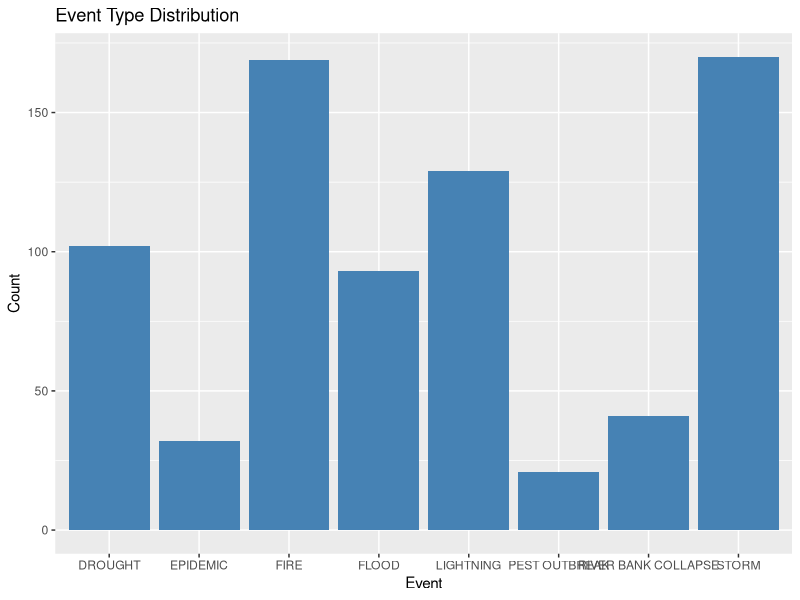
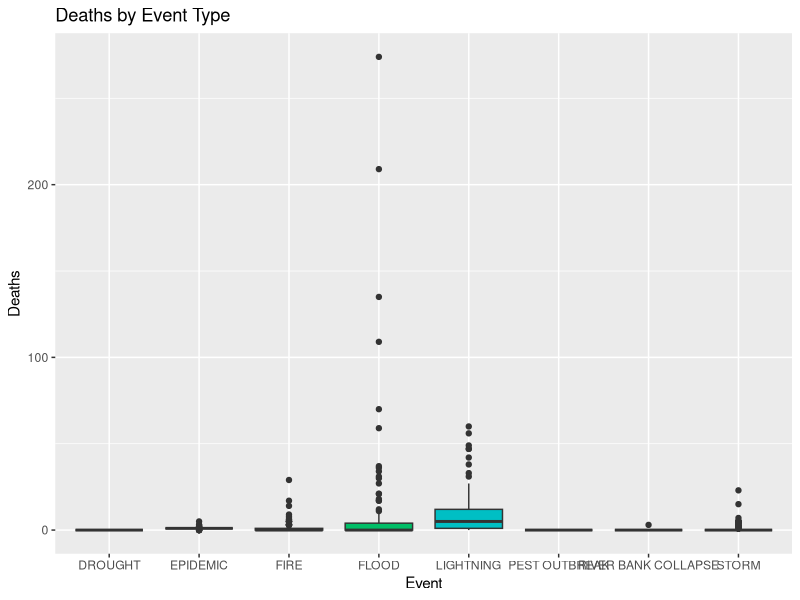
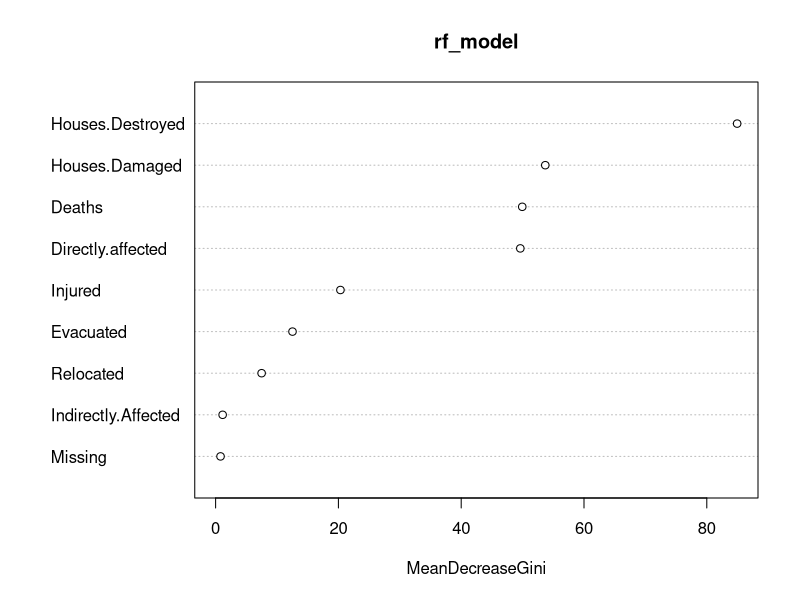
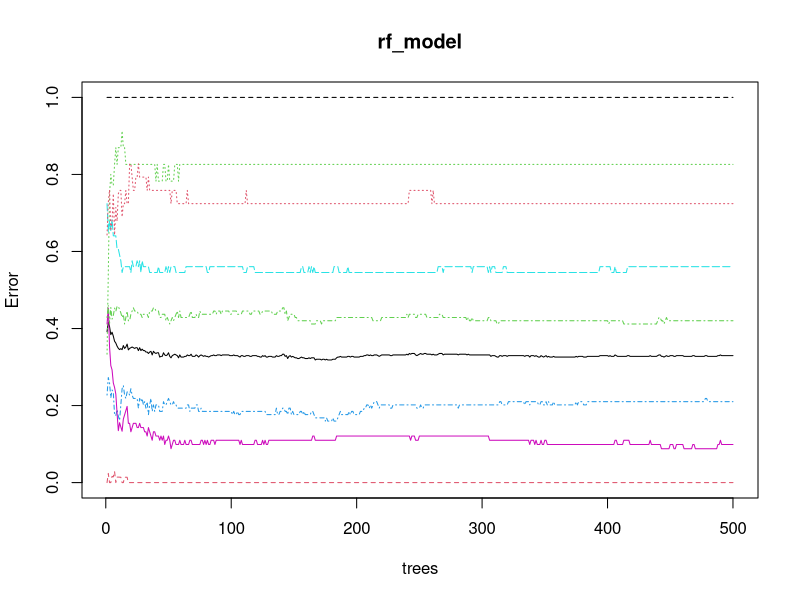

Write the R code that produced these figures, in order.
install.packages("tidyverse")
install.packages("caret")
install.packages("datasets")
install.packages("readxl")
install.packages("rpart")
install.packages("rpart.plot")
install.packages("randomForest")
install.packages("xgboost")
install.packages("ggpubr")

  # 加载必要的 R 包
library(tidyverse)
library(readr)

# 读取数据
data <- read.csv("Cambodia_data.csv")

# 查看数据前几行
head(data)

# 查看数据摘要
summary(data)


  # 检查缺失值
  sum(is.na(data)) # 返回数据集中缺失值总数

# 检查每列是否有缺失值
colSums(is.na(data))


  # 将 `Event` 转换为因子
  data$Event <- as.factor(data$Event)

# 查看因子的类别
levels(data$Event)


  # 统计不同事件的数量
  table(data$Event)

# 各数值变量的摘要统计
summary(data[, c("Deaths", "Injured", "Missing", "Houses.Destroyed", "Houses.Damaged")])


  library(ggplot2)

# 绘制事件类型的分布
ggplot(data, aes(x = Event)) +
  geom_bar(fill = "steelblue") +
  labs(title = "Event Type Distribution", x = "Event", y = "Count")

# 绘制不同事件的死亡人数分布箱线图
ggplot(data, aes(x = Event, y = Deaths, fill = Event)) +
  geom_boxplot() +
  labs(title = "Deaths by Event Type", x = "Event", y = "Deaths") +
  theme(legend.position = "none")


  # 加载机器学习相关包
  library(caret)

# 划分训练集和测试集
set.seed(123)
train_indices <- createDataPartition(data$Event, p = 0.7, list = FALSE)
trainset <- data[train_indices, ]
testset <- data[-train_indices, ]


  library(randomForest)

# 构建随机森林模型
set.seed(123)
rf_model <- randomForest(Event ~ Deaths + Injured + Missing + Houses.Destroyed +
                           Houses.Damaged + Directly.affected + Indirectly.Affected +
                           Relocated + Evacuated, data = trainset, ntree = 500)

# 查看模型
print(rf_model)

# 变量重要性
varImpPlot(rf_model)


  # 预测
  predictions <- predict(rf_model, newdata = testset)

# 混淆矩阵
confusionMatrix(predictions, testset$Event)


  # 绘制误差率收敛图
  plot(rf_model)

# 查看重要变量的数值
importance(rf_model)

